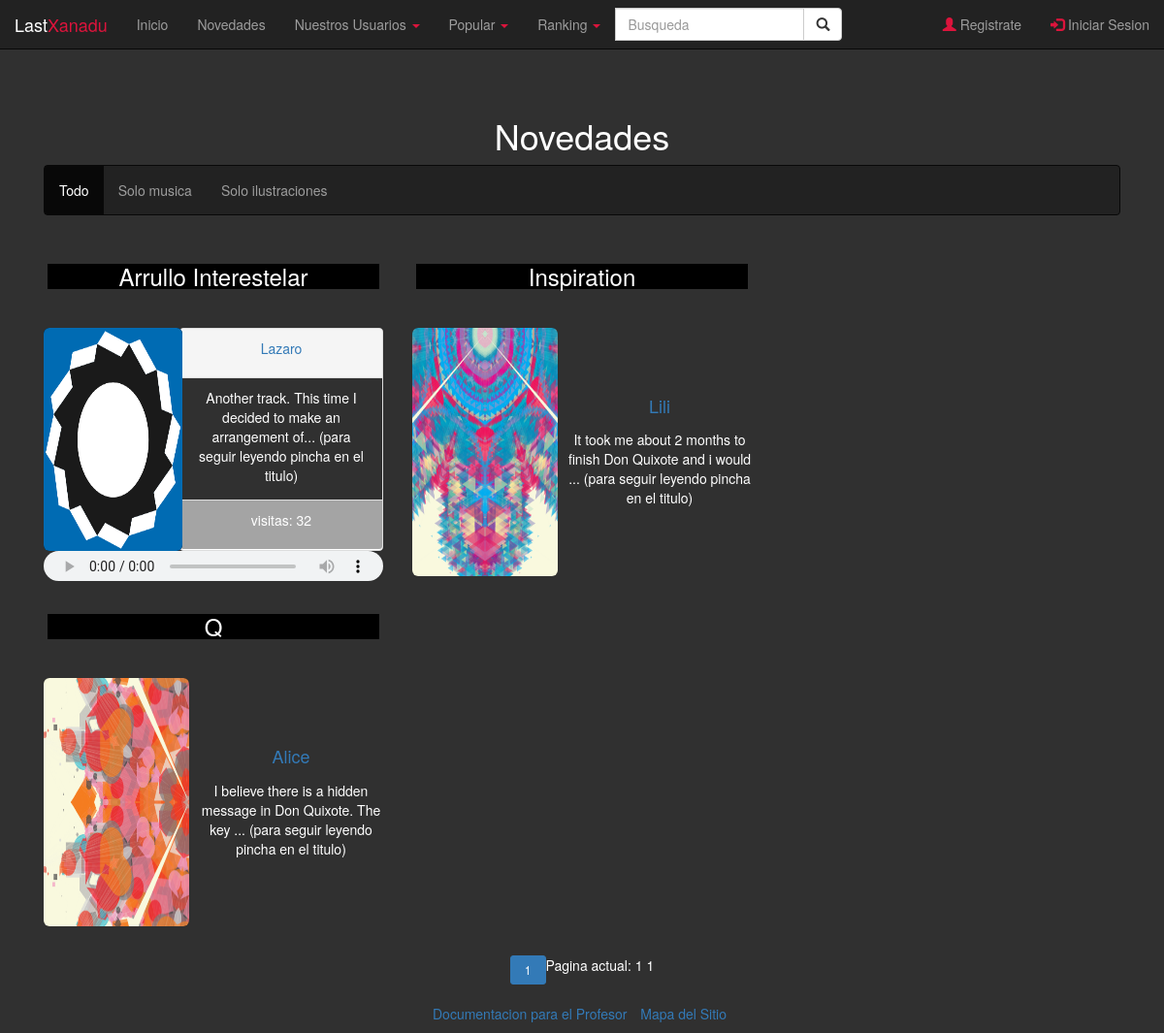
Page /novedades.php on the earlier database version.
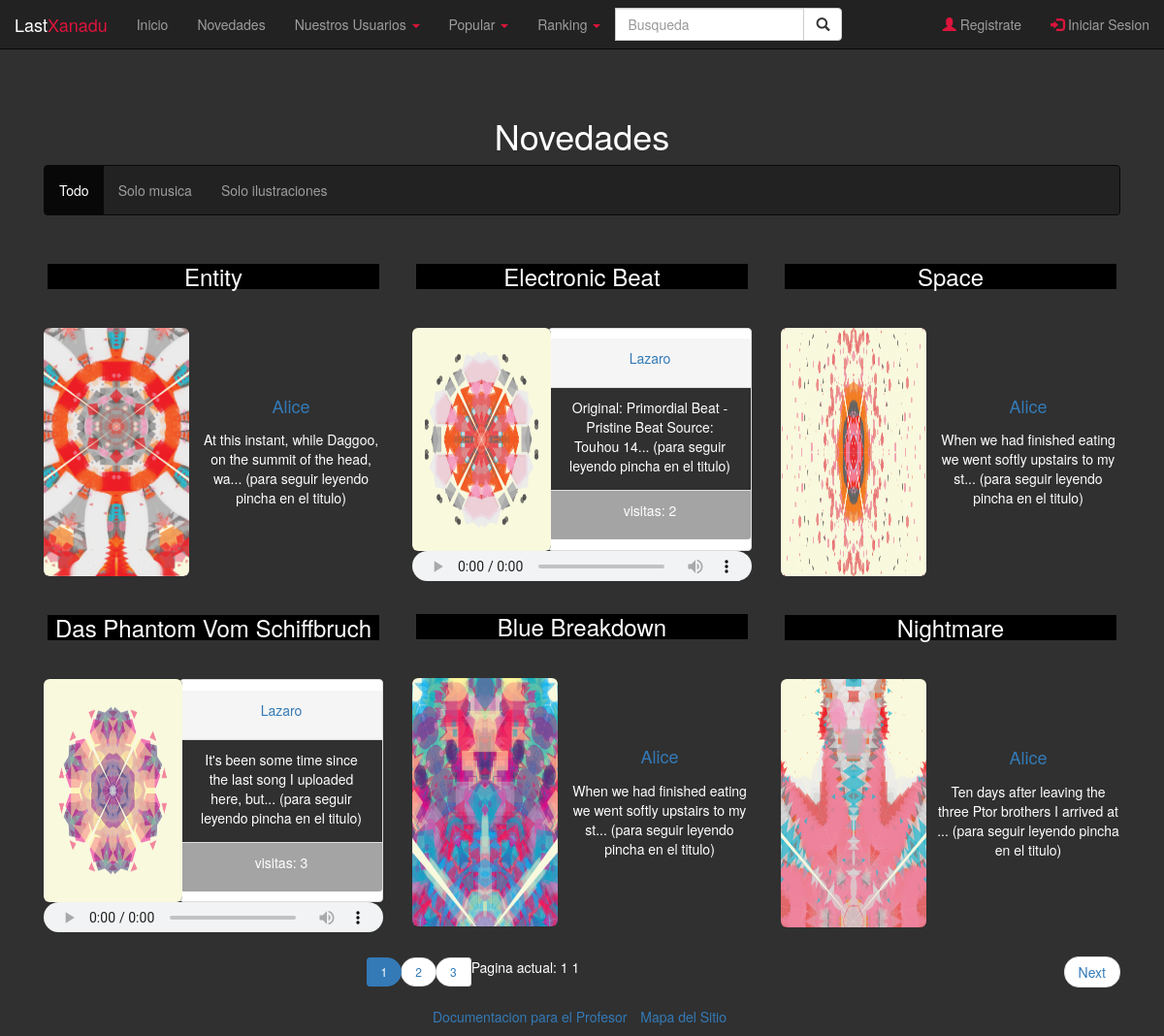
Same page on the later database version.
### tables this page shows
CREATE TABLE IF NOT EXISTS `posts` (
  `post_id` int(11) NOT NULL AUTO_INCREMENT,
  `post_type` enum('Song','Picture') NOT NULL,
  `post_owner` int(11) NOT NULL,
  `post_title` varchar(40) NOT NULL,
  `post_description` varchar(500) NOT NULL,
  `post_tags` varchar(255) NOT NULL,
  `post_song` varchar(255) NOT NULL,
  `post_illust` varchar(255) NOT NULL,
  `post_views` int(11) NOT NULL,
  `post_favourites` int(11) NOT NULL,
  `post_flags` int(11) NOT NULL,
  `post_date` timestamp NOT NULL DEFAULT CURRENT_TIMESTAMP,
  PRIMARY KEY (`post_id`),
  KEY `emisor` (`post_owner`),
  KEY `receptor` (`post_title`)
);

CREATE TABLE IF NOT EXISTS `users` (
  `user_id` int(11) NOT NULL AUTO_INCREMENT,
  `user_name` varchar(20) NOT NULL,
  `user_avatar` varchar(255) NOT NULL,
  `user_description` varchar(500) NOT NULL,
  `user_type` enum('Illustrator','Composer','Admin') NOT NULL,
  `user_following` text NOT NULL,
  `user_followers` text NOT NULL,
  `user_email` varchar(40) NOT NULL,
  `user_pass` varchar(255) NOT NULL,
  `user_favourites` text NOT NULL,
  PRIMARY KEY (`user_id`)
);

### novedades.php (the view, shortened to what the changed rows need)
<?php
	require "includes/db.php";
	$boolMusica = $_GET["boolMusica"];
	if($boolMusica==NULL){
		$boolMusica = 1;
	}
	$boolImagen = $_GET["boolImagen"];
	if($boolImagen==NULL){
		$boolImagen = 1;
	}
	if($boolImagen == 1 && $boolMusica == 1){
		$posts = "SELECT * FROM posts ORDER BY `posts`.`post_date` DESC";
	}
	elseif($boolImagen == 0 && $boolMusica == 1){
		$posts = "SELECT * FROM posts WHERE `post_type` = 'Song' ORDER BY `posts`.`post_date` DESC";
	}
	elseif($boolImagen == 1 && $boolMusica == 0){
		$posts = "SELECT * FROM posts WHERE `post_type` = 'Picture' ORDER BY `posts`.`post_date` DESC";
	}
	$resultado = $mysqli->query($posts) or die($mysqli->error."en la línea".(_LINE_-1));
	$numeroColumnas = 3;
	$tamañoColumna = 2;
	$paginaActual = $_GET["paginaActual"];
	if(!$paginaActual){
		$paginaActual = 1;
	}
	$paginasMax = 10;
	$num_total_registros = $resultado->num_rows;
	$totalPagAux =$num_total_registros/($numeroColumnas*$tamañoColumna);
	$totalPaginas = ceil($totalPagAux);
?>
<!DOCTYPE html>
<html lang="es">
<head>
	<link rel="stylesheet" href="https://maxcdn.bootstrapcdn.com/bootstrap/3.3.7/css/bootstrap.min.css">
<link rel="stylesheet" type="text/css" href="css/novedades.css">
</head>
<body>
	<div class="container">
		<div class="col-md-12">
			<h1>Novedades</h1>
			<div class="row">
				<?php
				$columnas = 0;
				 while($columnas<$numeroColumnas){
				 	$columnas++;
					echo "<div class='col-sm-4 illust-box'>";
						$contador = 0;
	                    while($contador<$tamañoColumna &&  $registro = $resultado->fetch_array(MYSQLI_BOTH)){
	                    	$users = "SELECT * FROM `users` WHERE `user_id` = $registro[post_owner]";
	    					$autores = $mysqli->query($users) or die($mysqli->error."en la línea".(_LINE_-1));
	                    	$autor = $autores->fetch_array(MYSQLI_BOTH);
	                    	$contador++;
	                    	$textoRecortado = substr($registro[post_description], 0, 60);
	                    	$longitudString = strlen ( $textoRecortado );
	                    	if($registro['post_type'] == "Picture"){
	                            echo "
	                            	<div class='desc-box-illust'>
			                        	<a  href='illust.php?id=$registro[post_id]'>
			                        		<h3>$registro[post_title]</h3>
			                        	</a>
			                        </div>";
	                            echo "
	                            	<div class='box media'>
								  		<div class='media-left'>
								  			<a  href='$registro[post_illust]'>
												<img src='$registro[post_illust]' alt='John' class='media-object img-rounded img-responsive ilust'>
											</a>
									 	</div>
									 	<div class='media-body'>
										    <h4 class='media-heading'><a href='user?id=$registro[post_owner]'>$autor[user_name]</a></h4>
											<p>$textoRecortado";
											if($longitudString == 60){
														echo "... (para seguir leyendo pincha en el titulo)";
													}
												echo"</p>
									  	</div>
									</div>";
	                            }
	                            else{
	                            echo "
	                            	<div class='desc-box-illust'>
			                        	<a  href='song.php?id=$registro[post_id]'>
			                        		<h3>$registro[post_title]</h3>
			                        	</a>
			                        </div>";
			                    echo "
	                            	<div class='audio-box media'>
										<div class='media-left'>
											<a  href=$registro[post_illust]>
												<img class='audio-img img-rounded' src=$registro[post_illust] alt='John'>
											</a>
										</div>
										<div class='media-body panel panel-default'>
											<div class='panel-heading'>
												<a href='user?id=$registro[post_owner]'><p>$autor[user_name]</p>
												</a>
											</div>
											<div class='panel-body'>
												$textoRecortado";
													if($longitudString == 60){
														echo "... (para seguir leyendo pincha en el titulo)";
													}
												echo"
											</div>
											<div class='panel-footer'>
												<p>visitas: $registro[post_views]</p>
											</div>
										</div>
										<audio class=audio-player controls=controls> <source src=\"$registro[post_song]\" type=audio/mpeg> </audio>
									</div >";
	                        	}
	                    }
					echo "</div>";
					}
				?>
			</div>
			<?php require "includes/PaginadoNovedades.php"; ?>
		</div>
	</div>
</body>
</html>

### includes/PaginadoNovedades.php (shortened to what the changed rows need)
<?php
	echo "
		<div class='box-tabla'>
			<table class='botones-tabla'>
				<tbody>
					<tr>
						<td>";
						echo"
						</td>
						<td id='botones-numericos'>
							<ul class='pagination pagination-sm pager'>
	";
							$cont = 0;
				 			while($cont<$totalPaginas && $cont<$paginasMax){
				 				$cont=$cont+1;
									if($cont==$paginaActual){
										echo "Pagina actual: $paginaActual $cont
										<li class='active'><a href='novedades.php?paginaActual=$cont'>$cont</a></li>
									";}
									else{
										echo "<li><a href='novedades.php?paginaActual=$cont'>$cont</a></li>";
									}
								}
							echo "
							</ul>
						</td>
						<td>";
						if($paginaActual!=ceil($totalPagAux)){
							$paginaDestino = $paginaActual +1;
								echo"
								<ul class='pager'>
									<li id='boton-next-prev' class='next'><a href='novedades.php?paginaActual=$paginaDestino'>Next</a></li>
								</ul>";}
							echo"
						</td>
					</tr>
				</tbody>
			</table>
		</div>
								";
?>

Differences in the rows shown:
no longer on this page (row edited): posts: post_title "Arrullo Interestelar", post_illust (picture), users.user_name "Lazaro", post_description "Another track. This time I decided to make an arrangement of", shows "... (para seguir leyendo pincha en el titulo)", post_views "32"
no longer on this page (row edited): posts: post_title "Q", post_illust (picture), users.user_name "Alice", post_description "I believe there is a hidden message in Don Quixote. The key", shows "... (para seguir leyendo pincha en el titulo)"
no longer on this page (row edited): posts: post_title "Inspiration", post_illust (picture), users.user_name "Lili", post_description "It took me about 2 months to finish Don Quixote and i would", shows "... (para seguir leyendo pincha en el titulo)"
added posts: post_title "Entity", post_illust (picture), users.user_name "Alice", post_description "At this instant, while Daggoo, on the summit of the head, wa", shows "... (para seguir leyendo pincha en el titulo)"
added posts: post_title "Das Phantom Vom Schiffbruch", post_illust (picture), users.user_name "Lazaro", post_description "It's been some time since the last song I uploaded here, but", shows "... (para seguir leyendo pincha en el titulo)", post_views "3"
added posts: post_title "Electronic Beat", post_illust (picture), users.user_name "Lazaro", post_description "Original: Primordial Beat - Pristine Beat Source: Touhou 14", shows "... (para seguir leyendo pincha en el titulo)", post_views "2"
added posts: post_title "Blue Breakdown", post_illust (picture), users.user_name "Alice", post_description "When we had finished eating we went softly upstairs to my st", shows "... (para seguir leyendo pincha en el titulo)"
added posts: post_title "Space", post_illust (picture), users.user_name "Alice", post_description "When we had finished eating we went softly upstairs to my st", shows "... (para seguir leyendo pincha en el titulo)"
added posts: post_title "Nightmare", post_illust (picture), users.user_name "Alice", post_description "Ten days after leaving the three Ptor brothers I arrived at", shows "... (para seguir leyendo pincha en el titulo)"
Other differences:
new list line: "2"
new list line: "3"
text now shown: "Next"
